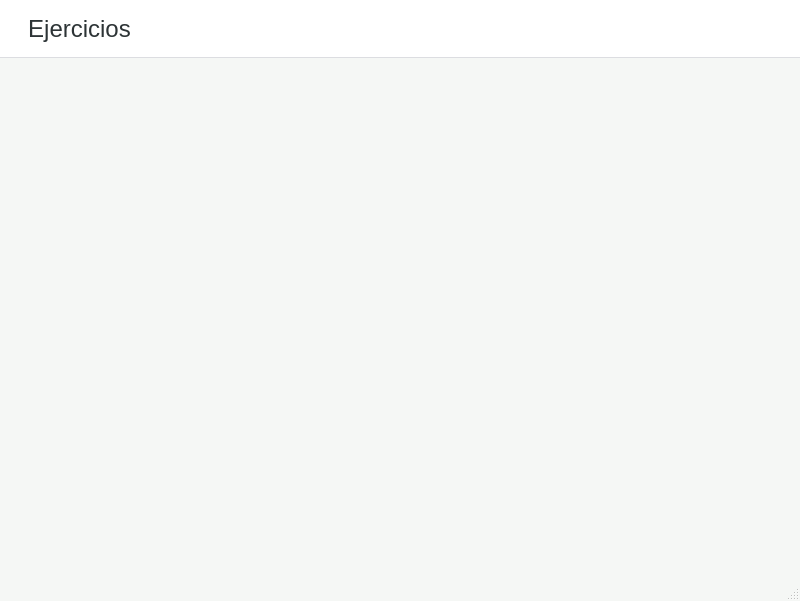
<?xml version="1.0" encoding="UTF-8"?>
<ui version="4.0">
 <class>MainWindow</class>
 <widget class="QMainWindow" name="MainWindow">
  <property name="geometry">
   <rect>
    <x>0</x>
    <y>0</y>
    <width>800</width>
    <height>601</height>
   </rect>
  </property>
  <property name="windowTitle">
   <string>App Ejercicios</string>
  </property>
  <property name="styleSheet">
   <string notr="true">/* Estilo General para la Ventana Principal */
QMainWindow {
    background-color: #f5f7f5; /* Fondo gris casi blanco con toque verde */
}

/* Configuración Global de Texto */
QWidget {
    font-family: &quot;Segoe UI&quot;, &quot;Roboto&quot;, sans-serif;
    font-size: 18pt;
    color: #2d3436;
}

/* Barra de Menú */
QMenuBar {
    background-color: #ffffff;
    border-bottom: 1px solid #dcdde1;
    padding: 5px;
}

QMenuBar::item {
    background-color: transparent;
    padding: 8px 15px;
    border-radius: 4px;
    margin: 2px;
}

QMenuBar::item:selected {
    background-color: #e8f5e9; /* Verde muy claro al pasar el mouse */
    color: #2e7d32; /* Verde bosque suave */
}

/* Menús Desplegables */
QMenu {
    background-color: #ffffff;
    border: 1px solid #dcdde1;
    padding: 5px;
}

QMenu::item {
    padding: 10px 30px 10px 20px;
    border-radius: 4px;
    margin: 2px;
}

QMenu::item:selected {
    background-color: #4caf50; /* Verde principal */
    color: white;
}

/* Separadores en el Menú */
QMenu::separator {
    height: 1px;
    background: #dcdde1;
    margin: 5px 10px;
}

/* Estilo para las Acciones (QAction se hereda de QMenu::item) */
/* Nota: Los QActions no se estilizan directamente, se hace a través de QMenu */</string>
  </property>
  <widget class="QWidget" name="centralwidget"/>
  <widget class="QMenuBar" name="menubar">
   <property name="geometry">
    <rect>
     <x>0</x>
     <y>0</y>
     <width>800</width>
     <height>63</height>
    </rect>
   </property>
   <widget class="QMenu" name="menuEjercicios">
    <property name="title">
     <string>Ejercicios</string>
    </property>
    <addaction name="actionCalculadora"/>
    <addaction name="separator"/>
    <addaction name="actionSalir_2"/>
   </widget>
   <addaction name="menuEjercicios"/>
  </widget>
  <widget class="QStatusBar" name="statusbar"/>
  <action name="actionCalculadora">
   <property name="text">
    <string>Calculadora</string>
   </property>
  </action>
  <action name="actionSalir_2">
   <property name="text">
    <string>Salir</string>
   </property>
  </action>
 </widget>
 <resources/>
 <connections/>
</ui>
